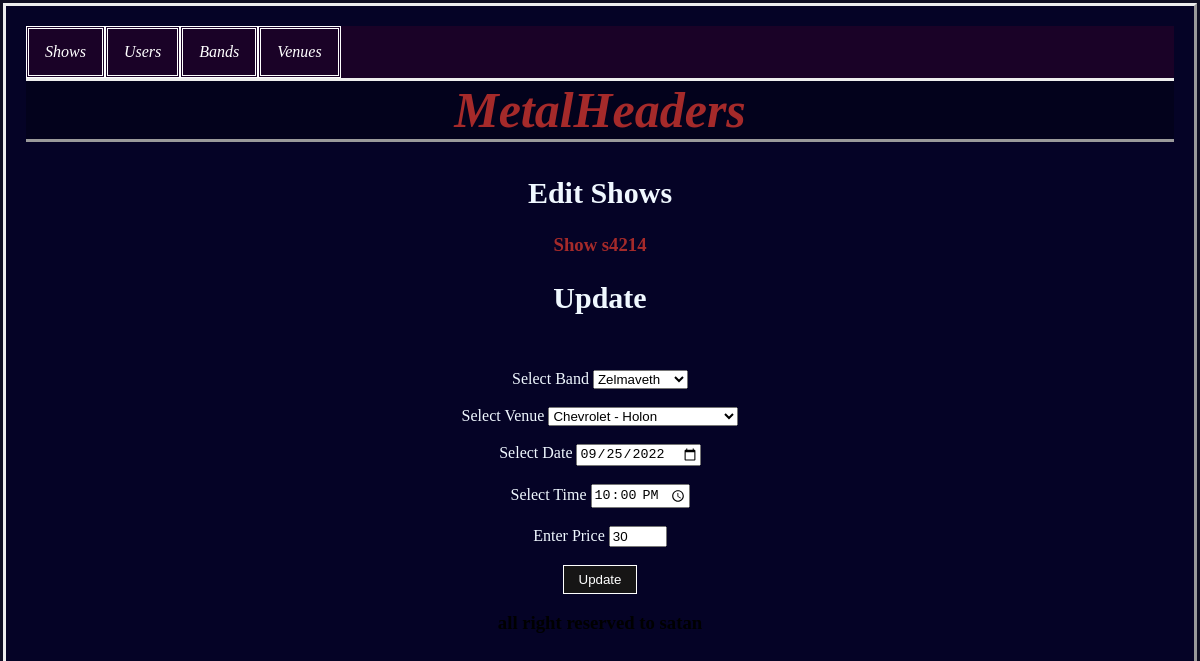
Screenshot of /edit=s4214 with the database file from the repository.
### tables this page shows
CREATE TABLE shows (id TEXT PRIMARY KEY, bands TEXT, venue TEXT, date TEXT, time TEXT, price INT);

### app.py (the view, shortened to what this page needs)
@app.route('/edit=<showid>', methods = ['POST', 'GET'])
def edit_show(showid):
    show_obj = Show(showid, None, None, None, None, None)
    show_obj = show_obj.get_by_id()
    if request.method == 'GET':
        bands = dal.band_objects()
        venues = dal.venue_objects()
        show_obj.venue = show_obj.venue.strip().split('-')[0].strip()
        show_obj.date = Date(show_obj.date).undo_formatting
        return render_template('edit.html', bands = bands, venues = venues, show = show_obj)

### db/dal.py (called while the page is built)
    def venue_objects(self):
        objects = []
        cur.execute('SELECT * FROM venues')
        res = cur.fetchall()
        res = list(res)
        for venue in res:
            venue = Venue(venue[1], venue[2], venue[0])
            objects.append(venue)
        return objects

    def band_objects(self):
        objects = []
        cur.execute('SELECT * FROM bands')
        res = cur.fetchall()
        res = list(res)
        for band in res:
            band = Band(band[1], band[0], band[2])
            objects.append(band)
        return objects

    def get_by_id(self):
        try:
            cur.execute(f'SELECT * FROM shows WHERE id = "{self.id}"')
            res = cur.fetchone()
            show = Show(self.id, res[1], res[2], res[3], res[4], res[5])
            return show
        except:
            return False

### modules/time.py (called while the page is built)
        def format_date():
            year = self.date[0:4]
            month = self.date[5:7]
            day = self.date[8:10]
            return f"{day}/{month}/{year}"

        def format_date_back():
            year = self.date[6:10]
            month = self.date[3:5]
            day = self.date[0:2]
            new_date = f'{year}-{month}-{day}'
            return new_date

### templates/edit.html (shortened to what this page needs)
{% extends 'base.html' %}
{% block page_title %}Edit Shows{% endblock %}
{% block body %}
<header>
<h3 style="color: brown;">Show {{ show.id }}</h3>
<h2 class="arc">Update</h2>
</header>
<div class="center">
    <div class="form">
        <form method="POST">
            <label for="band">Select Band </label>
        <select name="band" id="band">
            {% for band in bands %}
            {% if show.band == band.name %}
            <option value="{{ show.band }}" selected>{{ show.band }}</option>
            {% else %}
            <option value="{{ band.name }}">{{ band.name }}</option>
            {% endif %}
            {% endfor %}
        </select>
        <br><br>
        <label for="venue">Select Venue </label>
        <select name="venue" id="venue">
            {% for v in venues %}
            {% if v.name == show.venue %}
            <option value="{{ v.name }} - {{ v.city }}" selected>{{ v.name }} - {{ v.city }}</option>
            {% else %}
            <option value="{{ v.name }} - {{ v.city }}">{{ v.name }} - {{ v.city }}</option>
            {% endif %}
            {% endfor %}
        </select>
        <br><br>
        <label for="date">Select Date</label>
        <input type="date" name="date" value="{{ show.date }}">
        <br><br>
        <label for="time">Select Time</label>
        <input type="time" name="time" value="{{ show.time }}">
        <br><br>
        <label for="price">Enter Price</label>
        <input type="number" name="price" min="0" style="width: 50px;" value="{{ show.price }}">
        <br><br>
        <input type="submit" value="Update">
    </form>
    {% endblock %}

### static/main.css (style rules this page uses)
html { background-color: #030217f1; color: aliceblue; }
body { margin: 3px; padding: 20px; border-style: outset; font-family: 'Times New Roman'; background-color: #050327f1; }
header { text-align: center; }
header h2 { text-align: center; font-size: 30px; }
header h3 { text-align: center; }
div.center { margin: auto; text-align: center; padding: 50px; padding-top: 30px; }
input[type = submit] { background-color: rgb(22, 21, 21); padding: 6px 15px; border: 1px solid; color: white; cursor: pointer; }

### rows the page displays
shows: id "s4214", date "09/25/2022", time "22:00", price "30"

### other values shown
form field band "Zelmaveth"
form field venue "Chevrolet - Holon"
